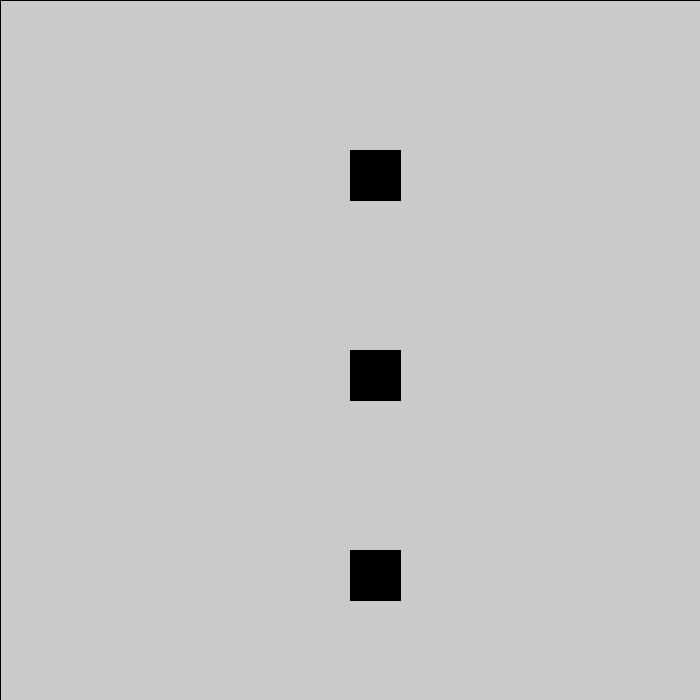
Frame 1 (no input)
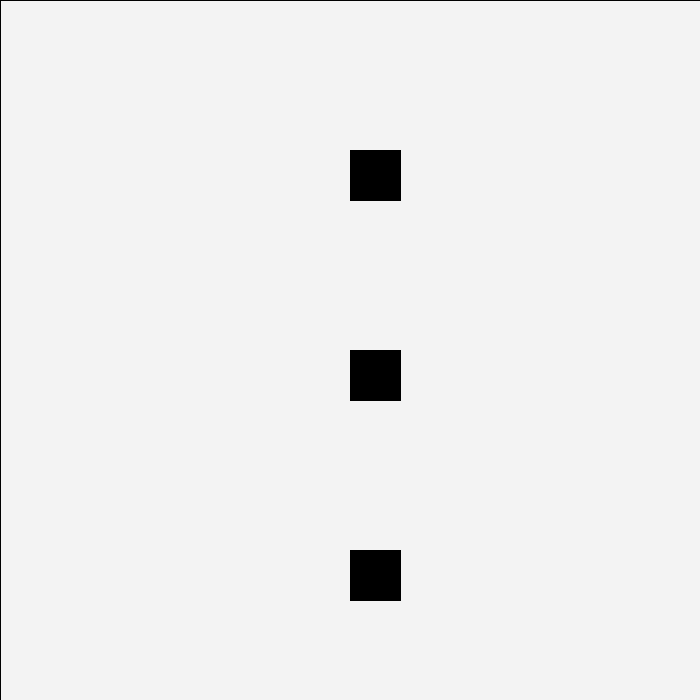
Frame 60 (the mouse pressed at the canvas centre just before this capture)
Frame 120 (the mouse held since frame 60 and released just before this capture): identical to frame 60, image omitted

The Processing sketch that drew these frames (run headless with seeded random() and noise(); from frame 60 on, the mouse is pressed at the canvas centre):

// Processing sketch: processing_85442
// ── processing_85442.pde

float d;
float sqronex;
float sqroney;
void setup() {
  size(700,700);
  smooth(0);
  background(200);
}

void draw() {
  sqronex=(350+sin(d-PI)*200);
  sqroney=(350+cos(d-PI)*200);
  fill(255, 10);
  rect(0,0,width,height);
  fill(0);
  rect(350+sin(d)*200,350+cos(d)*200, 50, 50);
  rect(350+sin(d)*200,350,50,50);
  rect(350,350+cos(d)*200,50,50);
  rect(sqronex,sqroney, 50, 50);
  rect(sqronex, 350, 50, 50);
  rect(350, sqroney, 50, 50);
  d+=(mouseY-350) / 4500;
}
